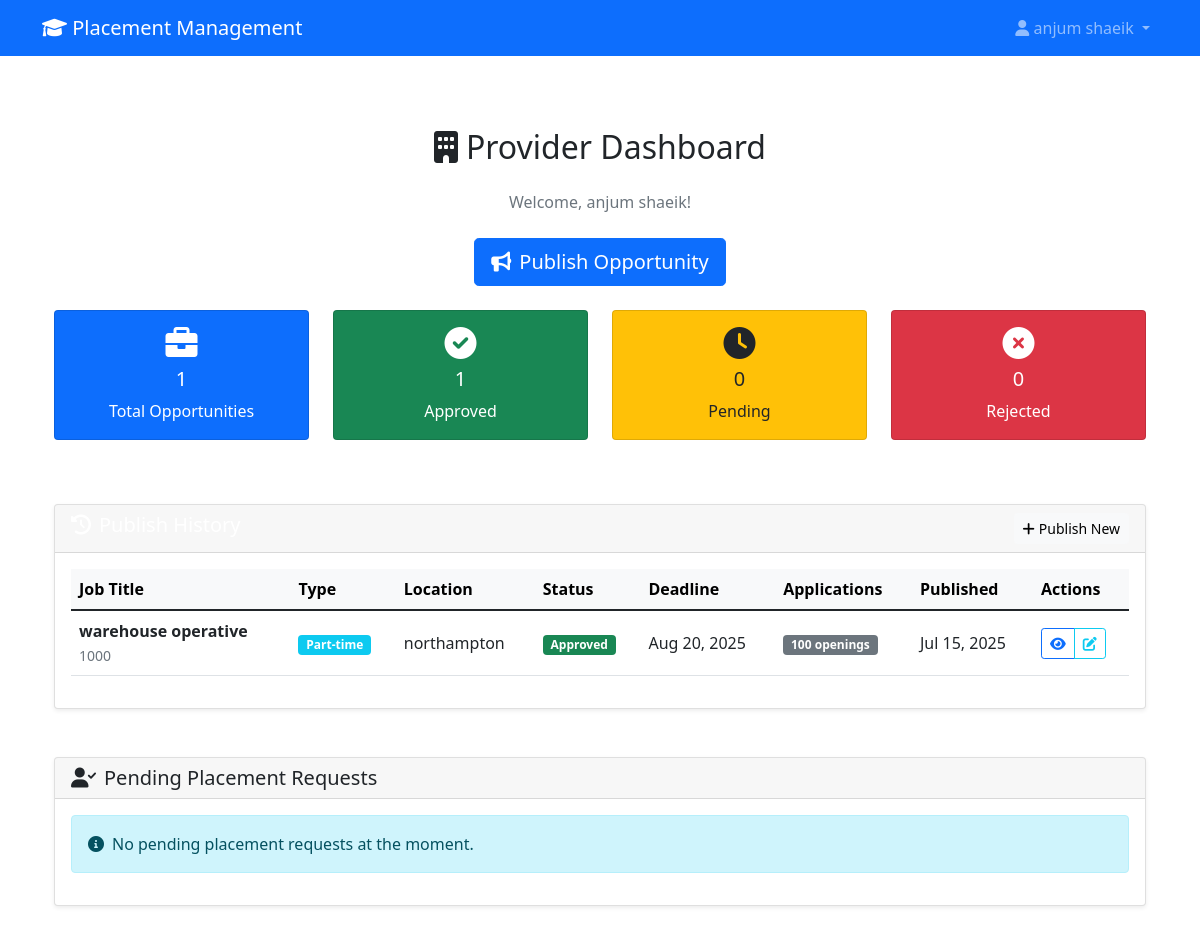
The page /providers/dashboard/ (signed in) on the database as committed earlier.
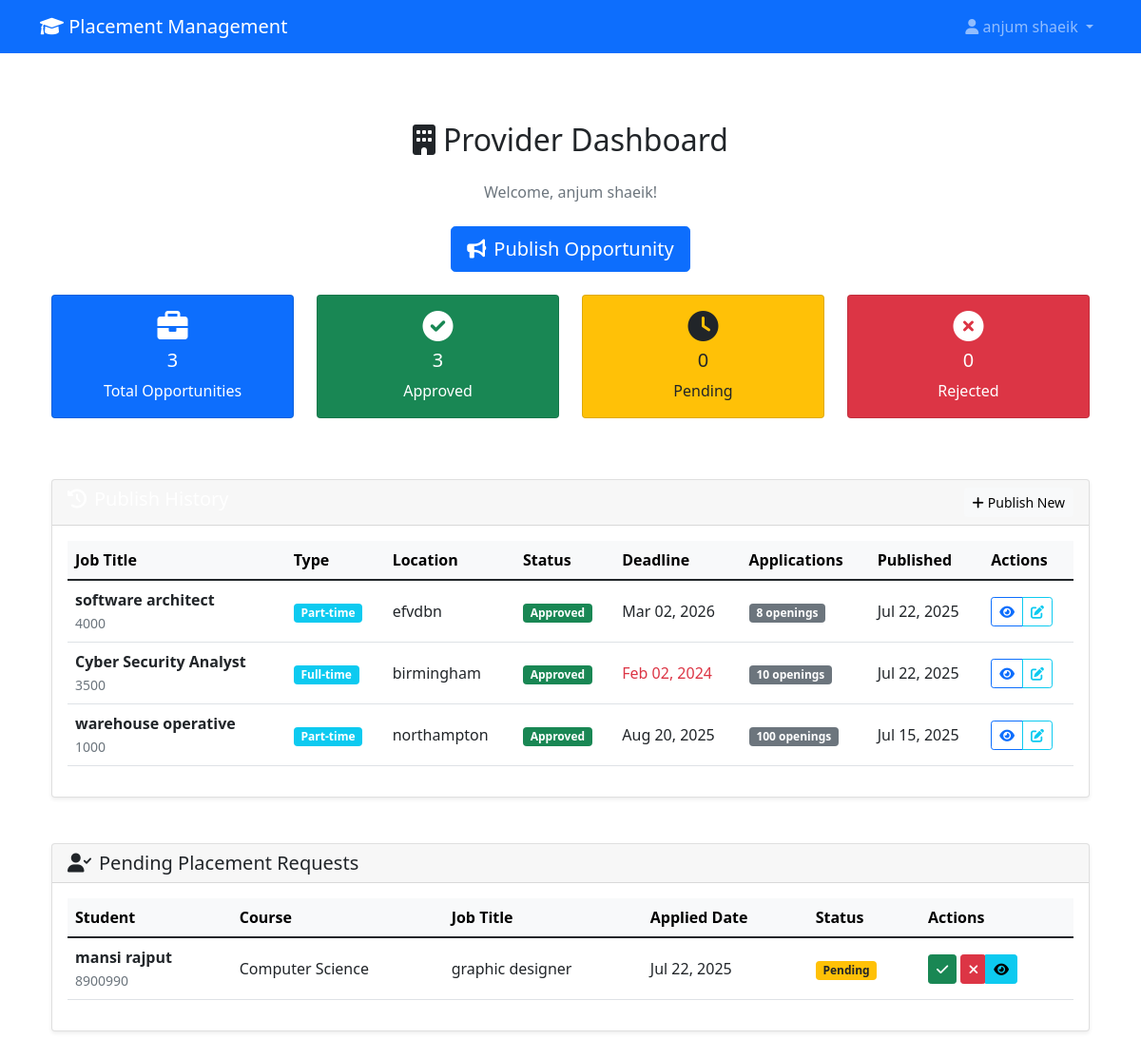
The same page on the database as committed later.
### providers/models.py (models this page shows, shortened)
class PublishOpportunity(models.Model):
    OPPORTUNITY_TYPE_CHOICES = [
        ('internship', 'Internship'),
        ('full_time', 'Full-time'),
        ('part_time', 'Part-time'),
        ('contract', 'Contract'),
    ]
    STATUS_CHOICES = [
        ('pending', 'Pending'),
        ('approved', 'Approved'),
        ('rejected', 'Rejected'),
    ]
    provider = models.ForeignKey(ProviderProfile, on_delete=models.CASCADE, related_name='opportunities')
    title = models.CharField(max_length=200)
    description = models.TextField()
    location = models.CharField(max_length=100)
    type = models.CharField(max_length=20, choices=OPPORTUNITY_TYPE_CHOICES)
    stipend_salary = models.CharField(max_length=100, blank=True)
    application_deadline = models.DateField()
    start_date = models.DateField(null=True, blank=True)
    duration = models.CharField(max_length=50, blank=True)
    number_of_openings = models.PositiveIntegerField(null=True, blank=True)
    eligibility = models.TextField(blank=True)
    contact_email = models.EmailField()
    status = models.CharField(max_length=10, choices=STATUS_CHOICES, default='pending')
    created_at = models.DateTimeField(auto_now_add=True)
    updated_at = models.DateTimeField(auto_now=True)

### placements/models.py (models this page shows, shortened)
class PlacementRequest(models.Model):
    STATUS_CHOICES = (
        ('pending', 'Pending'),
        ('approved_by_provider', 'Approved by Provider'),
        ('approved_by_tutor', 'Approved by Tutor'),
        ('rejected', 'Rejected'),
        ('completed', 'Completed'),
    )
    student = models.ForeignKey(StudentProfile, on_delete=models.CASCADE)
    provider = models.ForeignKey(ProviderProfile, on_delete=models.CASCADE)
    tutor = models.ForeignKey(
        'accounts.TutorProfile',
        on_delete=models.SET_NULL,
        null=True,
        blank=True,
        related_name='placement_requests',
        verbose_name='Assigned Tutor'
    )
    company_name = models.CharField(max_length=200)
    job_title = models.CharField(max_length=100)
    job_description = models.TextField()
    start_date = models.DateField()
    end_date = models.DateField()
    location = models.CharField(max_length=200)
    latitude = models.DecimalField(max_digits=10, decimal_places=8, null=True, blank=True)
    longitude = models.DecimalField(max_digits=11, decimal_places=8, null=True, blank=True)
    status = models.CharField(max_length=20, choices=STATUS_CHOICES, default='pending')
    documents = models.FileField(upload_to='placement_documents/', null=True, blank=True)
    created_at = models.DateTimeField(auto_now_add=True)
    updated_at = models.DateTimeField(auto_now=True)
    provider_approved_at = models.DateTimeField(null=True, blank=True)
    tutor_approved_at = models.DateTimeField(null=True, blank=True)
    approved_by_tutor = models.ForeignKey(
        User,
        on_delete=models.SET_NULL,
        null=True,
        blank=True,
        related_name='approved_placements'
    )
    tutor_comments = models.TextField(blank=True, help_text="Comments from tutor during approval/rejection")
    provider_comments = models.TextField(blank=True, help_text="Comments from provider during approval/rejection")

### accounts/models.py (models this page shows, shortened)
class StudentProfile(models.Model):
    YEAR_CHOICES = (
        (1, 'First Year'),
        (2, 'Second Year'),
        (3, 'Third Year'),
        (4, 'Fourth Year'),
    )
    user = models.OneToOneField(User, on_delete=models.CASCADE)
    student_id = models.CharField(max_length=20, unique=True, validators=[validate_student_id])
    course = models.ForeignKey(Course, on_delete=models.CASCADE, related_name='students')
    year = models.IntegerField(choices=YEAR_CHOICES)
    cgpa = models.DecimalField(max_digits=4, decimal_places=2, null=True, blank=True)
    tutor = models.ForeignKey('TutorProfile', on_delete=models.SET_NULL, null=True, blank=True, related_name='assigned_students')
    resume = models.FileField(upload_to='resumes/', null=True, blank=True)
    address = models.TextField(blank=True)

class User(AbstractUser):
    USER_TYPES = (
        ('student', 'Student'),
        ('tutor', 'Tutor'),
        ('provider', 'Provider'),
    )
    user_type = models.CharField(max_length=10, choices=USER_TYPES)
    phone = models.CharField(max_length=15, blank=True, validators=[validate_phone_number])
    is_verified = models.BooleanField(default=False)
    created_at = models.DateTimeField(auto_now_add=True)
    updated_at = models.DateTimeField(auto_now=True)

class Course(models.Model):
    name = models.CharField(max_length=100, unique=True)
    code = models.CharField(max_length=20, unique=True)
    description = models.TextField(blank=True)
    duration_years = models.IntegerField(default=4)
    is_active = models.BooleanField(default=True)
    created_at = models.DateTimeField(auto_now_add=True)
    class Meta:
        ordering = ['name']

### providers/views.py (the view)
# urls.py: path('dashboard/', views.dashboard, name='dashboard'),
@provider_required
@handle_exceptions
def dashboard(request):
    provider_profile = request.user.providerprofile
    total_opps = PublishOpportunity.objects.filter(provider=provider_profile).count()
    pending_opps = PublishOpportunity.objects.filter(provider=provider_profile, status='pending').count()
    approved_opps = PublishOpportunity.objects.filter(provider=provider_profile, status='approved').count()
    rejected_opps = PublishOpportunity.objects.filter(provider=provider_profile, status='rejected').count()
    pending_requests = PlacementRequest.objects.filter(
        provider=provider_profile,
        status='pending'
    ).select_related('student__user', 'student__course').order_by('-created_at')[:5]
    recent_opportunities = PublishOpportunity.objects.filter(
        provider=provider_profile
    ).order_by('-created_at')[:10]
    context = {
        'provider_profile': provider_profile,
        'stats': {
            'total': total_opps,
            'pending': pending_opps,
            'approved': approved_opps,
            'rejected': rejected_opps,
        },
        'pending_requests': pending_requests,
        'recent_opportunities': recent_opportunities,
        'today': date.today(),
    }
    return render(request, 'providers/dashboard.html', context)

### core/context_processors.py (called while the page is built)
def global_context(request):
    return {
        'site_name': 'Placement Management System',
        'current_year': 2024,
    }

### templates/providers/dashboard.html (shortened to what the changed rows need)
{% extends 'base.html' %}
{% block content %}
<div class="container py-5">
    <div class="row">
        <div class="col-12 text-center">
            <h2 class="mb-4">
                <i class="fas fa-building me-2"></i>Provider Dashboard
            </h2>
        </div>
    </div>
    <div class="row mt-4">
        <div class="col-md-3 mb-3">
            <div class="card bg-primary text-white h-100">
                <div class="card-body text-center">
                    <i class="fas fa-briefcase fa-2x mb-2"></i>
                    <h5 class="card-title">{{ stats.total }}</h5>
                    <p class="card-text">Total Opportunities</p>
                </div>
            </div>
        </div>
        <div class="col-md-3 mb-3">
            <div class="card bg-success text-white h-100">
                <div class="card-body text-center">
                    <i class="fas fa-check-circle fa-2x mb-2"></i>
                    <h5 class="card-title">{{ stats.approved }}</h5>
                    <p class="card-text">Approved</p>
                </div>
            </div>
        </div>
    </div>
    <div class="row mt-5">
        <div class="col-12">
            <div class="card shadow-sm">
                <div class="card-body">
                    {% if recent_opportunities %}
                    <div class="table-responsive">
                        <table class="table table-hover align-middle">
                            <thead class="table-light">
                                <tr>
                                    <th>Job Title</th>
                                    <th>Type</th>
                                    <th>Location</th>
                                    <th>Status</th>
                                    <th>Deadline</th>
                                    <th>Applications</th>
                                    <th>Published</th>
                                    <th>Actions</th>
                                </tr>
                            </thead>
                            <tbody>
                                {% for opp in recent_opportunities %}
                                <tr>
                                    <td>
                                        <strong>{{ opp.title }}</strong><br>
                                        <small class="text-muted">{{ opp.stipend_salary|default:"Salary not specified" }}</small>
                                    </td>
                                    <td>
                                        <span class="badge bg-info">{{ opp.get_type_display }}</span>
                                    </td>
                                    <td>{{ opp.location }}</td>
                                    <td>
                                        {% if opp.status == 'pending' %}
                                            <span class="badge bg-warning text-dark">Pending</span>
                                        {% elif opp.status == 'approved' %}
                                            <span class="badge bg-success">Approved</span>
                                        {% elif opp.status == 'rejected' %}
                                            <span class="badge bg-danger">Rejected</span>
                                        {% endif %}
                                    </td>
                                    <td>
                                        {% if opp.application_deadline %}
                                            <span class="{% if opp.application_deadline < today %}text-danger{% endif %}">
                                                {{ opp.application_deadline|date:"M d, Y" }}
                                            </span>
                                        {% else %}
                                            <span class="text-muted">No deadline</span>
                                        {% endif %}
                                    </td>
                                    <td>
                                        <span class="badge bg-secondary">{{ opp.number_of_openings|default:"N/A" }} openings</span>
                                    </td>
                                    <td>{{ opp.created_at|date:"M d, Y" }}</td>
                                    <td>
                                        <div class="btn-group" role="group">
                                            <button type="button" class="btn btn-outline-primary btn-sm"
                                                    data-bs-toggle="modal"
                                                    data-bs-target="#opportunityModal{{ opp.id }}">
                                                <i class="fas fa-eye"></i>
                                            </button>
                                            <a href="#" class="btn btn-outline-info btn-sm">
                                                <i class="fas fa-edit"></i>
                                            </a>
                                        </div>
                                    </td>
                                </tr>
                                {% endfor %}
                            </tbody>
                        </table>
                    </div>
                    {% endif %}
                </div>
            </div>
        </div>
    </div>
    <div class="row mt-5">
        <div class="col-12">
            <div class="card shadow-sm">
                <div class="card-body">
                    {% if pending_requests %}
                    <div class="table-responsive">
                        <table class="table table-hover align-middle">
                            <thead class="table-light">
                                <tr>
                                    <th>Student</th>
                                    <th>Course</th>
                                    <th>Job Title</th>
                                    <th>Applied Date</th>
                                    <th>Status</th>
                                    <th>Actions</th>
                                </tr>
                            </thead>
                            <tbody>
                                {% for req in pending_requests %}
                                <tr>
                                    <td>
                                        <strong>{{ req.student.user.get_full_name }}</strong><br>
                                        <small class="text-muted">{{ req.student.student_id }}</small>
                                    </td>
                                    <td>{{ req.student.course.name }}</td>
                                    <td>{{ req.job_title }}</td>
                                    <td>{{ req.created_at|date:"M d, Y" }}</td>
                                    <td><span class="badge bg-warning text-dark">Pending</span></td>
                                    <td>
                                        <div class="btn-group" role="group">
                                            <form method="post" action="{% url 'providers:review_placement' req.pk %}" style="display:inline;">
                                                <button name="action" value="approve" class="btn btn-success btn-sm">
                                                    <i class="fas fa-check"></i>
                                                </button>
                                                <button name="action" value="reject" class="btn btn-danger btn-sm">
                                                    <i class="fas fa-times"></i>
                                                </button>
                                            </form>
                                            <a href="{% url 'providers:view_student' req.student.pk %}" class="btn btn-info btn-sm">
                                                <i class="fas fa-eye"></i>
                                            </a>
                                        </div>
                                    </td>
                                </tr>
                                {% endfor %}
                            </tbody>
                        </table>
                    </div>
                    {% else %}
                    <div class="alert alert-info">
                        <i class="fas fa-info-circle me-2"></i>No pending placement requests at the moment.
                    </div>
                    {% endif %}
                </div>
            </div>
        </div>
    </div>
</div>
{% endblock %}

Rows that differ between the two databases and show on the page:
added PublishOpportunity: title "software architect", stipend_salary "4000", type "Part-time", location "efvdbn", status "Approved", application_deadline "Mar 02, 2026", number_of_openings "8", created_at "Jul 22, 2025"
added PublishOpportunity: title "Cyber Security Analyst", stipend_salary "3500", type "Full-time", location "birmingham", status "Approved", application_deadline "Feb 02, 2024", number_of_openings "10", created_at "Jul 22, 2025"
added PlacementRequest: student.user.get_full_name "mansi rajput", student.student_id "8900990", student.course.name "Computer Science", job_title "graphic designer", created_at "Jul 22, 2025"
Other text that changed with them:
{{ stats.total }}: "1" → "3"
{{ stats.approved }}: "1" → "3"
text no longer shown: "No pending placement requests at the moment."
text now shown: "Student Course Job Title Applied Date Status Actions"
